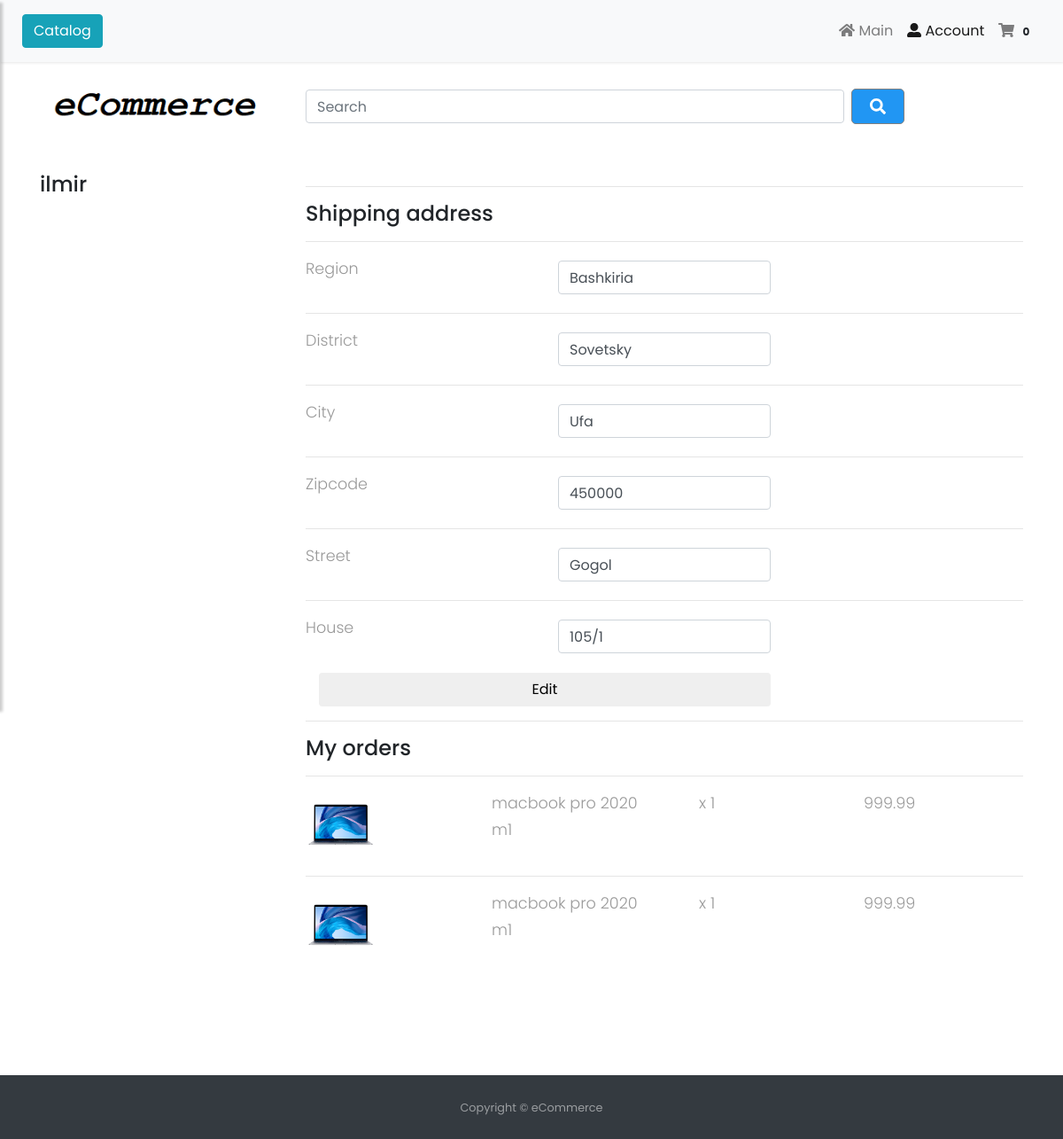
The app's page /account/ (signed in) with its own data.
### account/models.py (models this page shows, shortened)
class Account(AbstractBaseUser):
    email = models.EmailField(verbose_name='email', max_length=60, unique=True)
    username = models.CharField(max_length=30, unique=True)
    region = models.CharField(max_length=300, null=False, default="")
    district = models.CharField(max_length=300, null=False, default="")
    city = models.CharField(max_length=300, null=False, default="")
    zip_code = models.CharField(max_length=300, null=False, default="")
    street = models.CharField(max_length=300, null=False, default="")
    house = models.CharField(max_length=300, null=False, default="")
    date_joined = models.DateTimeField(verbose_name='date joined', auto_now_add=True)
    last_login = models.DateTimeField(verbose_name='last login', auto_now=True)
    is_admin = models.BooleanField(default=False)
    is_active = models.BooleanField(default=True)
    is_staff = models.BooleanField(default=False)
    is_superuser = models.BooleanField(default=False)
    USERNAME_FIELD = 'email'
    REQUIRED_FIELDS = ['username', ]
    objects = MyAccountManager()

### order/models.py (models this page shows, shortened)
class OrderItem(models.Model):
    product = models.ForeignKey(Product, on_delete=models.CASCADE, blank=True, null=True)
    order = models.ForeignKey(Order, related_name='order_item', on_delete=models.SET_NULL, blank=True, null=True)
    quantity = models.IntegerField(default=0, null=True, blank=True)
    line_total = models.DecimalField(default=0, max_digits=1000, decimal_places=2)
    timestamp = models.DateTimeField(auto_now_add=True, auto_now=False)
    updated = models.DateTimeField(auto_now_add=False, auto_now=True)

### product/models.py (models this page shows, shortened)
class Product(models.Model):
    category = models.CharField(max_length=50, blank=False, null=False)
    marketing = models.BooleanField(default=False)
    marketing_image = models.ImageField(upload_to='pictures/', blank=True, null=True)
    new_arrival = models.BooleanField(default=False)
    discount = models.BooleanField(default=False)
    sale_off = models.BooleanField(default=False)
    name = models.CharField(max_length=300, null=False, blank=False)
    price = models.DecimalField(max_digits=15, decimal_places=2, null=False, blank=False)
    discount_price = models.DecimalField(max_digits=15, decimal_places=2, default=0, null=False, blank=False)
    description = models.TextField(blank=True)
    digital = models.BooleanField(default=False, null=True, blank=True)
    operation_system = models.CharField(max_length=300, blank=True)
    pc_model = models.CharField(max_length=300, blank=True)
    appearance = models.CharField(max_length=300, blank=True)
    display = models.CharField(max_length=300, blank=True)
    display_definition = models.CharField(max_length=300, blank=True)
    display_covering = models.CharField(max_length=300, blank=True)
    cpu_name = models.CharField(max_length=300, blank=True)
    cpu_model = models.CharField(max_length=300, blank=True)
    cpu_core = models.CharField(max_length=300, blank=True)
    cpu_freq = models.CharField(max_length=300, blank=True)
    operation_memory = models.CharField(max_length=300, blank=True)
    gpu = models.CharField(max_length=300, blank=True)
    memory = models.CharField(max_length=300, blank=True)
    camera = models.CharField(max_length=300, blank=True)
    peripheral = models.CharField(max_length=300, blank=True)
    battery_capacity = models.CharField(max_length=300, blank=True)
    battery_power = models.CharField(max_length=300, blank=True)
    process_time = models.CharField(max_length=300, blank=True)
    depth = models.CharField(max_length=300, blank=True)
    height = models.CharField(max_length=300, blank=True)
    width = models.CharField(max_length=300, blank=True)
    weight = models.CharField(max_length=300, blank=True)
    published = models.DateTimeField('publishing date')
    slug = models.SlugField(null=True, blank=True)
    image = models.FileField(upload_to='pictures/', null=False, blank=False)
    class Meta:
        ordering = ('name',)

### account/views.py (the view)
# urls.py: path('account/', account, name='account'),
@login_required
def account(request):
    try:
        customer = request.user
        print(customer.id)
        orders = Order.objects.filter(customer=customer, complete=True).order_by('-date_ordered')
        context = {'orders': orders}
    except:
        context = {}
    return render(request, 'account/account.html', context)

### account/templates/account/account.html (shortened to what this page needs)
{% extends 'product/base.html' %}
{% block content %}
{% load static %}
<div class="container mt-5">
    <div id="content">
        <div class="row">
            <div class="col-sm-3">
                <div>
                    <h4>{{ request.user.username }}</h4>
                </div>
            </div>
            <div class="col-sm-9" style="padding-left: 30px;">
                <hr>
                <div>
                    <h4>Shipping address</h4>
                </div>
                <form id="form"> {% csrf_token %}
                    <div id="shipping-info">
                        <hr>
                        <div class="row">
                            <div class="col-sm-4">
                                <p>Region</p>
                            </div>
                            <div class="col-sm-4">
                                <div class="form-field">
                                    <input class="form-control" value="{{ request.user.region }}" type="text" name="region">
                                </div>
                            </div>
                        </div>
                        <hr>
                        <div class="row">
                            <div class="col-sm-4">
                                <p>District</p>
                            </div>
                            <div class="col-sm-4">
                                <div class="form-field">
                                    <input class="form-control" value="{{ request.user.district }}" type="text" name="district">
                                </div>
                            </div>
                        </div>
                        <hr>
                        <div class="row">
                            <div class="col-sm-4">
                                <p>City</p>
                            </div>
                            <div class="col-sm-4">
                                <div class="form-field">
                                    <input class="form-control" value="{{ request.user.city }}" type="text" name="city">
                                </div>
                            </div>
                        </div>
                        <hr>
                        <div class="row">
                            <div class="col-sm-4">
                                <p>Zipcode</p>
                            </div>
                            <div class="col-sm-4">
                                <div class="form-field">
                                    <input class="form-control" value="{{ request.user.zip_code }}" type="text" name="zipcode">
                                </div>
                            </div>
                        </div>
                        <hr>
                        <div class="row">
                            <div class="col-sm-4">
                                <p>Street</p>
                            </div>
                            <div class="col-sm-4">
                                <div class="form-field">
                                    <input class="form-control" value="{{ request.user.street }}" type="text" name="street">
                                </div>
                            </div>
                        </div>
                        <hr>
                        <div class="row">
                            <div class="col-sm-4">
                                <p>House</p>
                            </div>
                            <div class="col-sm-4">
                                <div class="form-field">
                                    <input class="form-control" value="{{ request.user.house }}" type="text" name="house">
                                </div>
                            </div>
                        </div>
                        <div class="col-sm-8">
                        </div>
                        <div class="col-sm-8">
                            <input id="btnEdit" class="btn btn-block mt-3" type="button" value="Edit">
                        </div>
                    </div>
                </form>
                <hr>
                <div class="mt-2">
                    <h4>My orders</h4>
                </div>
                {% for order in orders %}
                    {% for item in order.order_item.all %}
                    <hr>
                    <div class="row">
                        <div class="col-sm-6">
                            <div class="row">
                                <div class="col">
                                    <img class="img-fluid" src="{{ item.product.image.url }}" width="80px"/>
                                </div>
                                <div class="col">
                                    <p>{{ item.product.name }}</p>
                                </div>
                            </div>
                        </div>
                        <div class="col-sm-6">
                            <div class="row">
                                <div class="col">
                                    <p class="ml-4">x {{ item.quantity }}</p>
                                </div>
                                <div class="col">
                                    <p>{{ item.product.price }}</p>
                                </div>
                            </div>
                        </div>
                    </div>
                    {% endfor %}
                {% endfor %}
            </div>
        </div>
    </div>
</div>
{% endblock content %}

### product/static/product/css/product_.css (style rules this page uses)
.form-field { width:250px; display: inline-block; padding: 5px; }
html { scroll-behavior: smooth; }

### product/static/product/css/sidebar.css (style rules this page uses)
html { position: relative; min-height: 100%; }
body { font-family: 'Poppins', sans-serif; }
p { font-family: 'Poppins', sans-serif; font-size: 1.1em; font-weight: 300; line-height: 1.7em; color: #999; }
#content { width: 100%; min-height: 100vh; position: relative; margin-bottom: 200px; }

### records on screen
Account: user.username "ilmir", region "Bashkiria", district "Sovetsky", city "Ufa", zipcode "450000", street "Gogol", house "105/1"
OrderItem: product.image (picture), product.name "macbook pro 2020 m1", quantity "1", product.price "999.99"
OrderItem: product.image (picture), product.name "macbook pro 2020 m1", quantity "1", product.price "999.99"
